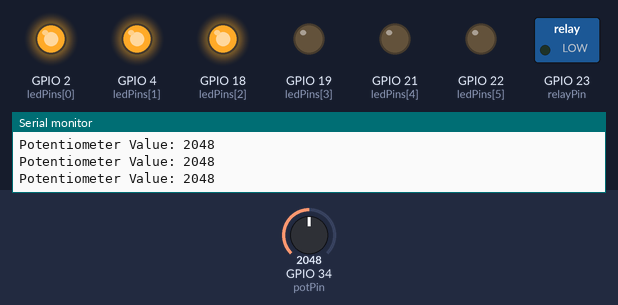
The sketch below on a simulated ESP32. Shown: switched loads named in the sketch (green lamp = pin HIGH), output pins drawn as LEDs (lit = HIGH), the last lines printed to the serial monitor. The inputs (shaded band) are chosen by the test bench; at power-on: GPIO 34 (potPin) = 2048.

Above: at 1.2 s.
1.3 s: GPIO 34 (potPin) set to 2866
At 2.1 s:
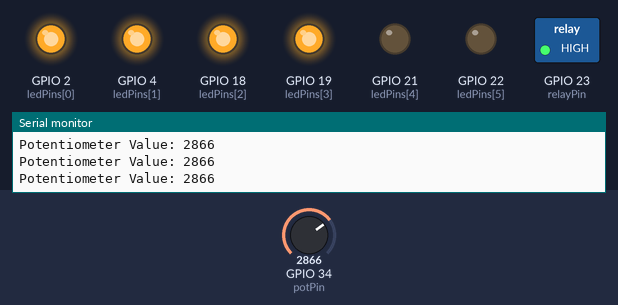
2.8 s: GPIO 34 (potPin) set to 3380
4.3 s: GPIO 34 (potPin) set to 3443
At 5.1 s:
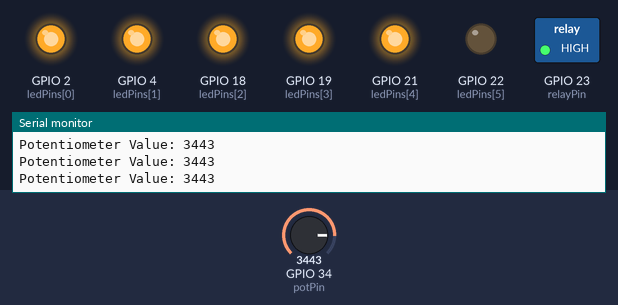
5.8 s: GPIO 34 (potPin) set to 4061
7.3 s: GPIO 34 (potPin) set to 4095
At 8.1 s:
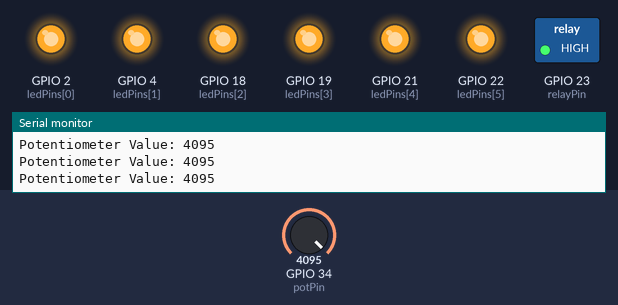
8.8 s: GPIO 34 (potPin) set to 3603
At 10.1 s:
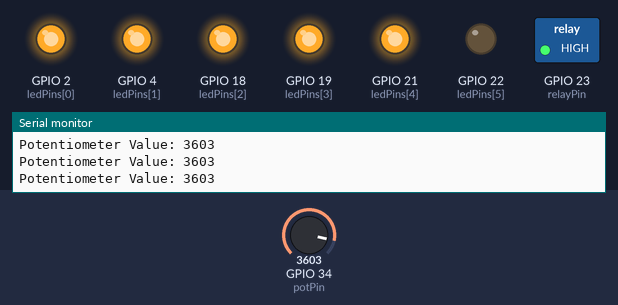
Timing chart, 0 to 11.3 s (numbered marks = the images above; inputs shaded):
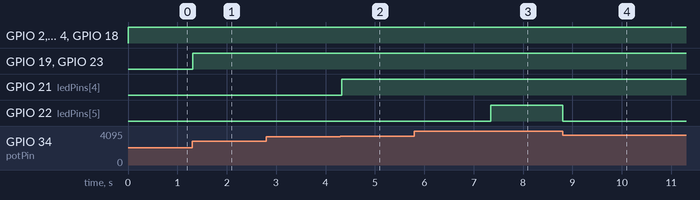

Measured:
- the behaviour switches between 3412 and 3413 on GPIO 34 (potPin) (found by bisection; images 1 and 2)
- the behaviour switches between 4094 and 4095 on GPIO 34 (potPin) (found by bisection; images 2 and 3)
- after the input at 1.3 s, GPIO 19 (ledPins[3]), GPIO 23 (relayPin): LOW → HIGH at once
- after the input at 4.3 s, GPIO 21 (ledPins[4]): LOW → HIGH at once
- after the input at 7.3 s, GPIO 22 (ledPins[5]): LOW → HIGH after 0.05 s
- after the input at 8.8 s, GPIO 22 (ledPins[5]): HIGH → LOW at once

The sketch:

potentiometer_controlled_relay_status_indicator.ino
```cpp
const int potPin = 34;      // ESP32 Analog input pin (GPIO 34)
const int relayPin = 23;    // Digital pin connected to Relay IN

// Array of 6 LED pins (2 Red, 2 Yellow, 2 Blue)
const int ledPins[6] = {2, 4, 18, 19, 21, 22};

void setup() {
  Serial.begin(115200);     // Initialize serial communication

  pinMode(relayPin, OUTPUT);
  digitalWrite(relayPin, LOW);

  // Set all LED pins as outputs and ensure they start OFF
  for (int i = 0; i < 6; i++) {
    pinMode(ledPins[i], OUTPUT);
    digitalWrite(ledPins[i], LOW);
  }
}

void loop() {
  int potValue = analogRead(potPin); // Reads 0 to 4095 on ESP32
  Serial.print("Potentiometer Value: ");
  Serial.println(potValue);

  // 1. Control the Relay: Turns ON past the halfway mark (2048)
  if (potValue > 2048) {
    digitalWrite(relayPin, HIGH);
  } else {
    digitalWrite(relayPin, LOW);
  }

  // 2. Control the 6 LEDs like a level bar graph
  // Maps the 0-4095 range cleanly to 0 through 6 lit LEDs
  int ledsToLight = map(potValue, 0, 4095, 0, 6);

  for (int i = 0; i < 6; i++) {
    if (i < ledsToLight) {
      digitalWrite(ledPins[i], HIGH); // Turn LED on
    } else {
      digitalWrite(ledPins[i], LOW);  // Turn LED off
    }
  }

  delay(50); // Small delay for smooth response
}
```
